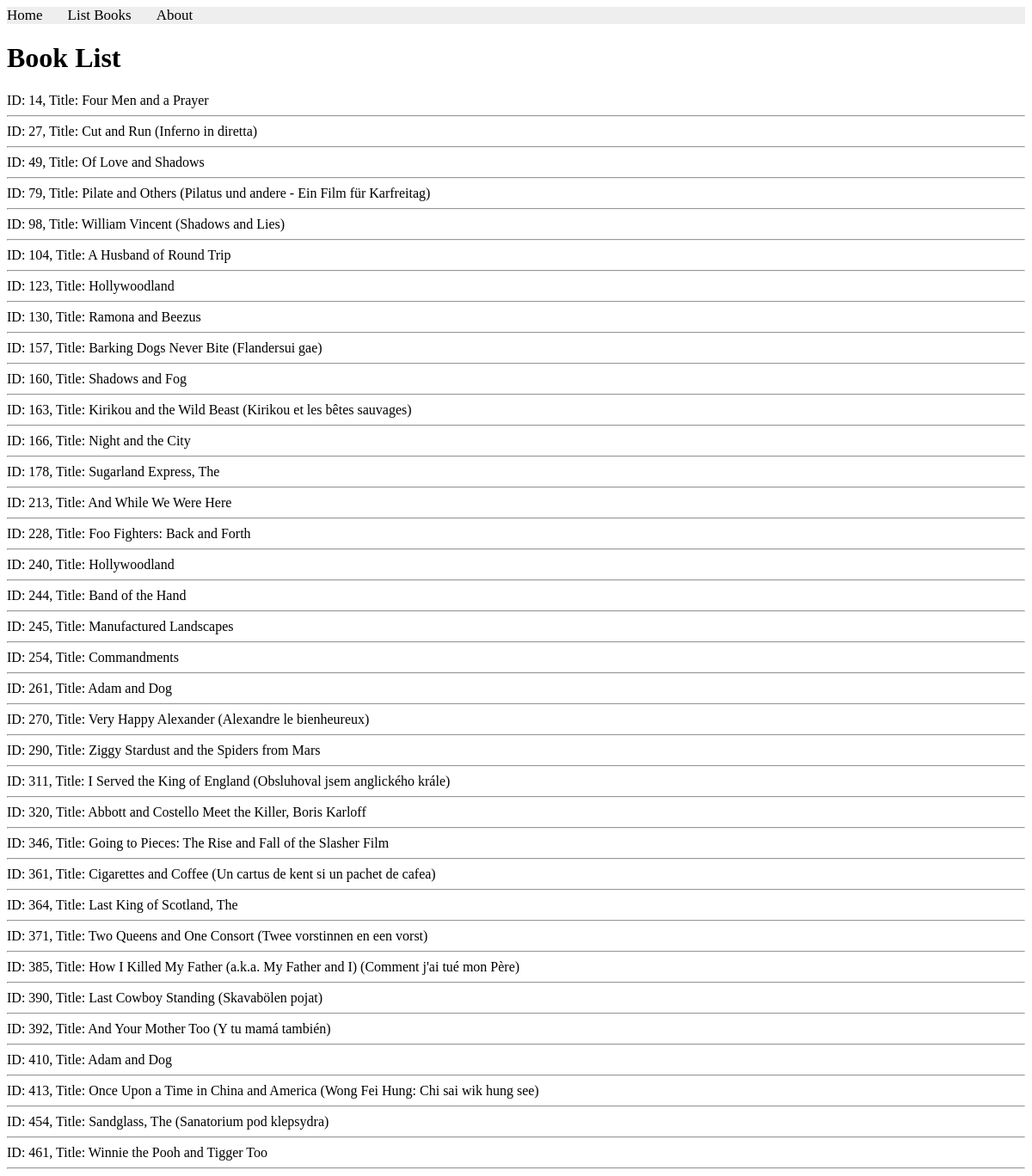
The page /books/simple/query on the database its author committed.
### apps/bookmodule/models.py (models this page shows)
class Book(models.Model):
    title = models.CharField(max_length= 50)
    author = models.CharField(max_length= 50)
    price = models.FloatField(default= 0.0)
    edition = models.SmallIntegerField(default= 1)

### apps/bookmodule/views.py (the view)
# urls.py: path('simple/query', views.simple_query, name='books.simple_query'),
def simple_query(request):
    mybooks=Book.objects.filter(title__icontains='and')
    return render(request, 'bookmodule/bookList.html', {'books':mybooks})

### apps/templates/bookmodule/booklist.html (shortened to what this page needs)
{% extends "bookmodule/layouts/base.html" %}
{% load static %}
{% block content %}
<h1>Book List</h1>
    {% if books %}
        {% for book in books %}
            ID: {{book.id}}, Title: {{book.title}}
            <hr>
        {% endfor %}
    {% else %}
        <p>No books found.</p>
    {% endif %}
{% endblock content %}

### apps/templates/bookmodule/layouts/base.html (shortened to what this page needs)
<!DOCTYPE html>
<html>
{% load static %}
<head>
 <link rel="stylesheet" href="{% static 'styles.css' %}">
 <link rel="stylesheet" href="https://cdnjs.cloudflare.com/ajax/libs/fontawesome/4.7.0/css/font-awesome.min.css">
</head>
<body>
 {% include "bookmodule/includes/header.html" %}
 {% block content %} {% endblock content %}
</body>
</html>

### apps/templates/bookmodule/includes/header.html
{% with request.resolver_match.url_name as url_name %}
<div class="topnav">
 <a class="{% if url_name == 'books.index' %}active{% endif %}" href="{% url 'books.index' %}">Home</a>
 <a class="{% if url_name == 'books.list_books' %}active{% endif %}" href="{% url 'books.list_books' %}">List Books</a>
 <a class="{% if url_name == 'books.aboutus' %}active{% endif %}" href="{% url 'books.aboutus' %}">About</a>
</div>
{% endwith %}

### apps/static/styles.css (style rules this page uses)
.topnav { background-color: #eeeeee; width: 100%; }
.topnav a { color: #000000; text-align: center; margin-right: 25px; text-decoration: none; font-size: 17px; }

### rows shown on the page
Book: id "14", title "Four Men and a Prayer"
Book: id "27", title "Cut and Run (Inferno in diretta)"
Book: id "49", title "Of Love and Shadows"
Book: id "79", title "Pilate and Others (Pilatus und andere - Ein Film für Karfreitag)"
Book: id "98", title "William Vincent (Shadows and Lies)"
Book: id "104", title "A Husband of Round Trip"
Book: id "123", title "Hollywoodland"
Book: id "130", title "Ramona and Beezus"
Book: id "157", title "Barking Dogs Never Bite (Flandersui gae)"
Book: id "160", title "Shadows and Fog"
Book: id "163", title "Kirikou and the Wild Beast (Kirikou et les bêtes sauvages)"
Book: id "166", title "Night and the City"
Book: id "178", title "Sugarland Express, The"
Book: id "213", title "And While We Were Here"
Book: id "228", title "Foo Fighters: Back and Forth"
Book: id "240", title "Hollywoodland"
Book: id "244", title "Band of the Hand"
Book: id "245", title "Manufactured Landscapes"
Book: id "254", title "Commandments"
Book: id "261", title "Adam and Dog"
Book: id "270", title "Very Happy Alexander (Alexandre le bienheureux)"
Book: id "290", title "Ziggy Stardust and the Spiders from Mars"
Book: id "311", title "I Served the King of England (Obsluhoval jsem anglického krále)"
Book: id "320", title "Abbott and Costello Meet the Killer, Boris Karloff"
Book: id "346", title "Going to Pieces: The Rise and Fall of the Slasher Film"
Book: id "361", title "Cigarettes and Coffee (Un cartus de kent si un pachet de cafea)"
Book: id "364", title "Last King of Scotland, The"
Book: id "371", title "Two Queens and One Consort (Twee vorstinnen en een vorst)"
Book: id "385", title "How I Killed My Father (a.k.a. My Father and I) (Comment j'ai tué mon Père)"
Book: id "390", title "Last Cowboy Standing (Skavabölen pojat)"
Book: id "392", title "And Your Mother Too (Y tu mamá también)"
Book: id "410", title "Adam and Dog"
Book: id "413", title "Once Upon a Time in China and America (Wong Fei Hung: Chi sai wik hung see)"
Book: id "454", title "Sandglass, The (Sanatorium pod klepsydra)"
Book: id "461", title "Winnie the Pooh and Tigger Too"
